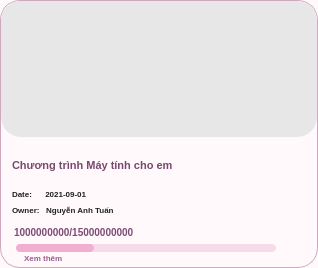
     <widget class="QFrame" name="card16">
      <property name="geometry">
       <rect>
        <x>33</x>
        <y>537</y>
        <width>318</width>
        <height>268</height>
       </rect>
      </property>
      <property name="styleSheet">
       <string notr="true">QFrame{
    background:#FFF9FC;
    border:1px solid #D0A8BD;
    border-radius:20px;
}</string>
      </property>
      <widget class="QLabel" name="card16Image">
       <property name="geometry">
        <rect>
         <x>1</x>
         <y>1</y>
         <width>316</width>
         <height>136</height>
        </rect>
       </property>
       <property name="styleSheet">
        <string notr="true">QLabel{
    border:none;
    border-top-left-radius:19px;
    border-top-right-radius:19px;
    background:#E7E7E7;
}</string>
       </property>
       <property name="pixmap">
        <pixmap>campaign16.png</pixmap>
       </property>
       <property name="scaledContents">
        <bool>true</bool>
       </property>
      </widget>
      <widget class="QLabel" name="card16Title">
       <property name="geometry">
        <rect>
         <x>12</x>
         <y>148</y>
         <width>290</width>
         <height>34</height>
        </rect>
       </property>
       <property name="styleSheet">
        <string notr="true">QLabel{
    color:#78496F;
    font-size:11px;
    font-weight:800;
    background:transparent;
    border:none;
}</string>
       </property>
       <property name="text">
        <string>Chương trình Máy tính cho em</string>
       </property>
       <property name="wordWrap">
        <bool>true</bool>
       </property>
      </widget>
      <widget class="QLabel" name="card16Date">
       <property name="geometry">
        <rect>
         <x>12</x>
         <y>186</y>
         <width>145</width>
         <height>16</height>
        </rect>
       </property>
       <property name="styleSheet">
        <string notr="true">QLabel{
    color:#222;
    font-size:8px;
    font-weight:500;
    background:transparent;
    border:none;
}</string>
       </property>
       <property name="text">
        <string>Date:      2021-09-01</string>
       </property>
      </widget>
      <widget class="QLabel" name="card16Owner">
       <property name="geometry">
        <rect>
         <x>12</x>
         <y>202</y>
         <width>160</width>
         <height>16</height>
        </rect>
       </property>
       <property name="styleSheet">
        <string notr="true">QLabel{
    color:#222;
    font-size:8px;
    font-weight:500;
    background:transparent;
    border:none;
}</string>
       </property>
       <property name="text">
        <string>Owner:   Nguyễn Anh Tuấn</string>
       </property>
      </widget>
      <widget class="QLabel" name="card16Money">
       <property name="geometry">
        <rect>
         <x>14</x>
         <y>222</y>
         <width>220</width>
         <height>20</height>
        </rect>
       </property>
       <property name="styleSheet">
        <string notr="true">QLabel{
    color:#7C4A73;
    font-size:10px;
    font-weight:900;
    background:transparent;
    border:none;
}</string>
       </property>
       <property name="text">
        <string>1000000000/15000000000</string>
       </property>
      </widget>
      <widget class="QProgressBar" name="card16Progress">
       <property name="geometry">
        <rect>
         <x>16</x>
         <y>244</y>
         <width>260</width>
         <height>8</height>
        </rect>
       </property>
       <property name="styleSheet">
        <string notr="true">QProgressBar{
    background:#F6DCE8;
    border:none;
    border-radius:4px;
}
QProgressBar::chunk{
    background:#F2AED0;
    border-radius:4px;
}</string>
       </property>
       <property name="value">
        <number>30</number>
       </property>
       <property name="textVisible">
        <bool>false</bool>
       </property>
      </widget>
      <widget class="QLabel" name="card16More">
       <property name="geometry">
        <rect>
         <x>24</x>
         <y>250</y>
         <width>80</width>
         <height>16</height>
        </rect>
       </property>
       <property name="styleSheet">
        <string notr="true">QLabel{
    color:#9A5C8B;
    font-size:8px;
    font-weight:700;
    background:transparent;
    border:none;
}</string>
       </property>
       <property name="text">
        <string>Xem thêm</string>
       </property>
      </widget>
     </widget>
